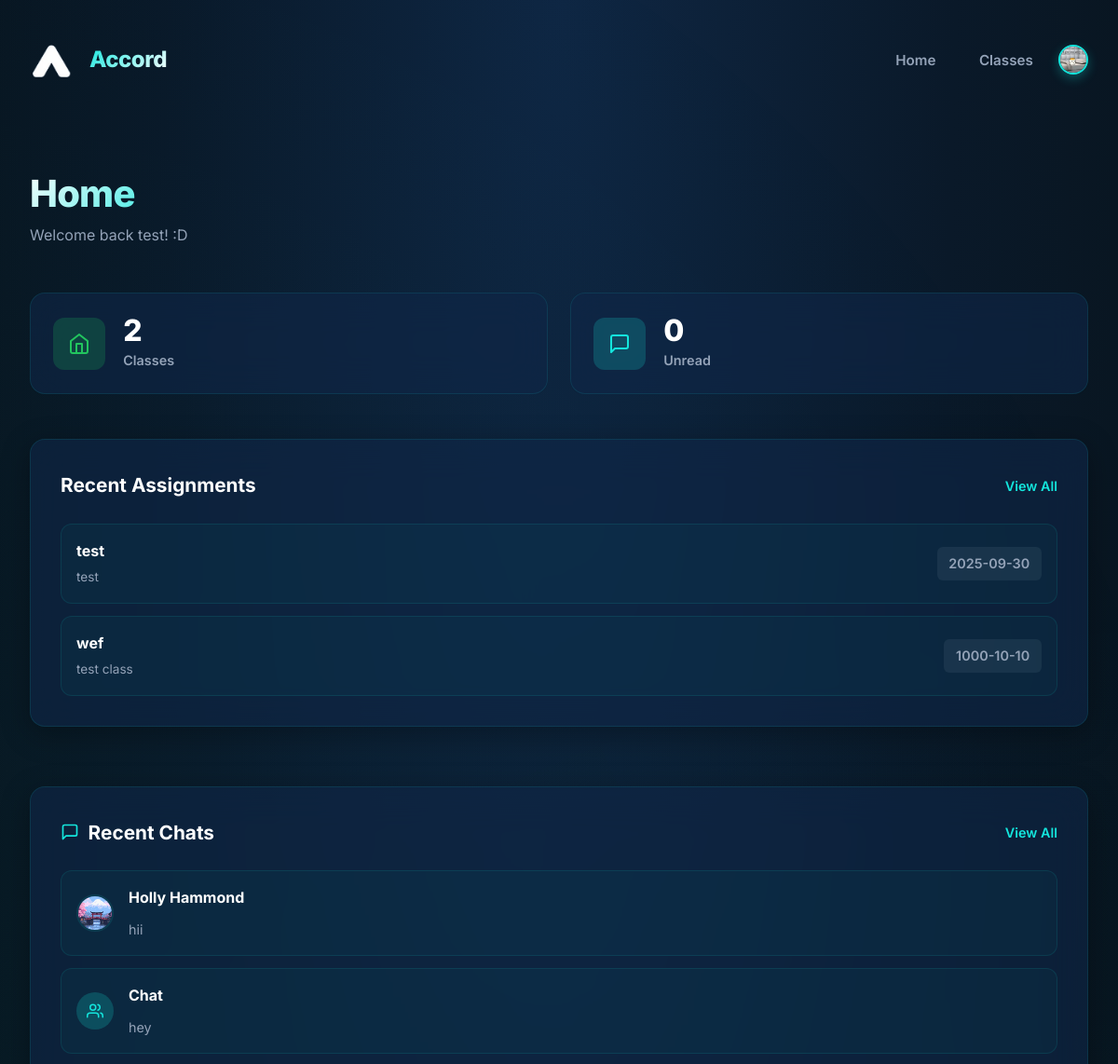
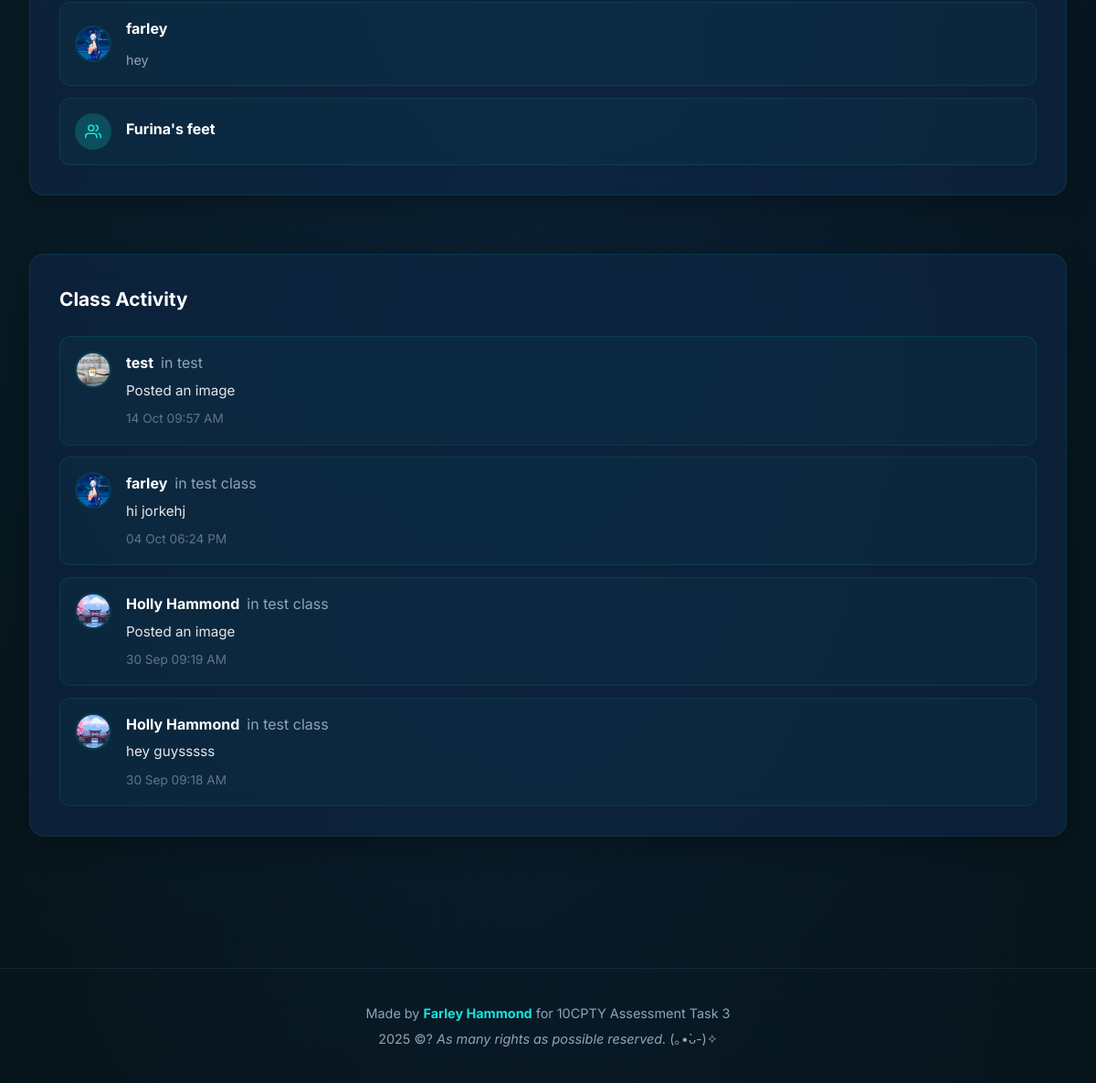
The app's page /dashboard (signed in) with its own data (2 pictures, top to bottom).
### tables this page shows
CREATE TABLE assignments (
        assignmentID INTEGER PRIMARY KEY AUTOINCREMENT,
        classID INTEGER NOT NULL,
        title TEXT NOT NULL,
        description TEXT,
        dueDate DATE NOT NULL,
        FOREIGN KEY (classID) REFERENCES classes(classID)
    );

CREATE TABLE classes (
        classID INTEGER PRIMARY KEY AUTOINCREMENT,
        className TEXT NOT NULL,
        code TEXT UNIQUE NOT NULL,
        teacherID INTEGER NOT NULL,
        description TEXT,
        FOREIGN KEY (teacherID) REFERENCES users(userID)
    );

CREATE TABLE dm_threads (
        threadID INTEGER PRIMARY KEY AUTOINCREMENT,
        isGroup INTEGER DEFAULT 0,
        threadName TEXT,
        createdBy INTEGER,
        createdAt DATETIME DEFAULT CURRENT_TIMESTAMP
    );

CREATE TABLE users (
        userID INTEGER PRIMARY KEY AUTOINCREMENT,
        name TEXT NOT NULL,
        email TEXT UNIQUE NOT NULL,
        password TEXT NOT NULL,
        role TEXT NOT NULL CHECK(role IN ('teacher','student')),
        avatar TEXT
    );

CREATE TABLE class_messages (
        messageID INTEGER PRIMARY KEY AUTOINCREMENT,
        classID INTEGER NOT NULL,
        senderID INTEGER NOT NULL,
        content TEXT,
        imageURL TEXT,
        timestamp DATETIME DEFAULT CURRENT_TIMESTAMP,
        FOREIGN KEY (classID) REFERENCES classes(classID),
        FOREIGN KEY (senderID) REFERENCES users(userID)
    );

### main.py (the view)
@app.route("/dashboard")
def dashboard():
    user = logged_in_user()
    if not user:
        flash("Please log in", "warning")
        return redirect(url_for("login"))
    classes = db.list_classes_for_user(user["id"], user["role"])
    if user["role"] == "student":
        upcoming_assignments = db.get_upcoming_assignments_for_student(user["id"], 10)
    else:
        upcoming_assignments = db.get_recent_assignments_for_teacher(user["id"], 10)
    recent_messages = db.get_threads_for_user(user["id"])
    class_messages = db.get_recent_class_messages_for_user(user["id"], user["role"], 10)
    return render_template("dashboard.html",
                          user=user,
                          classes=classes,
                          upcoming_assignments=upcoming_assignments,
                          recent_messages=recent_messages,
                          class_messages=class_messages)

### database_manager.py (called while the page is built)
def format_sydney_time(dt_string):
    if not dt_string:
        return ""
    try:
        utc_dt = datetime.strptime(dt_string, '%Y-%m-%d %H:%M:%S')
        utc_dt = pytz.utc.localize(utc_dt)
        sydney_dt = utc_dt.astimezone(SYDNEY_TZ)
        return sydney_dt.strftime('%d %b %I:%M %p')
    except:
        return dt_string

def get_connection():
    con = sql.connect(DB_PATH)
    con.execute("PRAGMA foreign_keys = ON;")
    return con

def list_classes_for_user(userID, role):
    con = get_connection()
    cur = con.cursor()
    if role == "teacher":
        cur.execute("SELECT * FROM classes WHERE teacherID = ?", (userID,))
    else:
        cur.execute("""
            SELECT c.* FROM classes c
            JOIN enrollments e ON c.classID = e.classID
            WHERE e.studentID = ?
        """, (userID,))
    classes = cur.fetchall()
    con.close()
    return classes

def get_thread_other_user_name(threadID, currentUserID):
    con = get_connection()
    cur = con.cursor()
    cur.execute("""
        SELECT u.name, u.avatar
        FROM dm_participants p
        JOIN users u ON p.userID = u.userID
        WHERE p.threadID = ? AND p.userID != ?
        LIMIT 1
    """, (threadID, currentUserID))
    result = cur.fetchone()
    con.close()
    return result if result else ("Unknown", None)

def get_unread_message_count(userID):
    con = get_connection()
    cur = con.cursor()
    cur.execute("""
        SELECT COUNT(*)
        FROM dm_messages m
        JOIN dm_participants p ON m.threadID = p.threadID
        WHERE p.userID = ?
        AND m.senderID != ?
        AND m.timestamp > COALESCE(p.lastRead, '1970-01-01')
    """, (userID, userID))
    count = cur.fetchone()[0]
    con.close()
    return count

def get_recent_assignments_for_teacher(teacherID, limit=10):
    con = get_connection()
    cur = con.cursor()
    cur.execute("""
        SELECT
            a.assignmentID,
            a.classID,
            a.title,
            a.description,
            a.dueDate,
            NULL,
            c.className,
            0,
            0
        FROM assignments a
        JOIN classes c ON a.classID = c.classID
        WHERE c.teacherID = ?
        ORDER BY a.dueDate DESC
        LIMIT ?
    """, (teacherID, limit))
    rows = cur.fetchall()
    con.close()
    return rows

### main.py (called while the page is built)
def logged_in_user():
    return session.get("user")

@app.template_filter('sydney_time')
def sydney_time_filter(dt_string):
    return db.format_sydney_time(dt_string)

### templates/dashboard.html (shortened to what this page needs)
{% extends "layout.html" %}
{% block content %}
<div class="page">
  <div class="page-header">
    <div>
      <h1>Home</h1>
      <p class="muted">Welcome back {{ user.name }}! :D</p>
    </div>
  </div>
  <div class="dashboard-grid">
    <div class="dashboard-stats">
      <div class="stat-card">
        <div class="stat-icon classes">
          <svg xmlns="http://www.w3.org/2000/svg" width="24" height="24" viewBox="0 0 24 24" fill="none" stroke="currentColor" stroke-width="2" stroke-linecap="round" stroke-linejoin="round"><path d="M3 9l9-7 9 7v11a2 2 0 0 1-2 2H5a2 2 0 0 1-2-2z"></path><polyline points="9 22 9 12 15 12 15 22"></polyline></svg>
        </div>
        <div class="stat-content">
          <div class="stat-value">{{ classes|length }}</div>
          <div class="stat-label">Classes</div>
        </div>
      </div>
      <div class="stat-card">
        <div class="stat-icon messages">
          <svg xmlns="http://www.w3.org/2000/svg" width="24" height="24" viewBox="0 0 24 24" fill="none" stroke="currentColor" stroke-width="2" stroke-linecap="round" stroke-linejoin="round"><path d="M21 15a2 2 0 0 1-2 2H7l-4 4V5a2 2 0 0 1 2-2h14a2 2 0 0 1 2 2z"></path></svg>
        </div>
        <div class="stat-content">
          <div class="stat-value">{{ unread_count }}</div>
          <div class="stat-label">Unread</div>
        </div>
      </div>
    </div>
    {% if upcoming_assignments %}
    <div class="card dashboard-card">
      <div class="card-header">
        <h3>
          {% if user.role == 'student' %}Upcoming Assignments{% else %}Recent Assignments{% endif %}
        </h3>
        <a href="{{ url_for('classes') }}" class="view-all">View All</a>
      </div>
      <div class="assignment-list">
        {% for a in upcoming_assignments[:5] %}
        <a href="{{ url_for('assignment_detail', assignment_id=a[0]) }}" class="assignment-item">
          <div class="assignment-info">
            <strong>{{ a[2] }}</strong>
            <span class="muted assignment-class">{{ a[6] }}</span>
          </div>
          <div class="assignment-due {% if a[7] %}overdue{% elif a[8] %}due-soon{% endif %}">
            {{ a[4] }}
          </div>
        </a>
        {% endfor %}
      </div>
    </div>
    {% endif %}
    {% if recent_messages %}
    <div class="card dashboard-card">
      <div class="card-header">
        <h3>
          <svg xmlns="http://www.w3.org/2000/svg" width="20" height="20" viewBox="0 0 24 24" fill="none" stroke="currentColor" stroke-width="2" stroke-linecap="round" stroke-linejoin="round"><path d="M21 15a2 2 0 0 1-2 2H7l-4 4V5a2 2 0 0 1 2-2h14a2 2 0 0 1 2 2z"></path></svg>
          Recent Chats
        </h3>
        <a href="{{ url_for('inbox') }}" class="view-all">View All</a>
      </div>
      <div class="message-list">
        {% for thread in recent_messages[:5] %}
        <a href="{{ url_for('dm_thread', thread_id=thread[0]) }}" class="message-item {% if thread[4] > 0 %}unread{% endif %}">
          <div class="message-avatar-container">
            {% if thread[1] %}
              <div class="message-group-icon">
              </div>
            {% else %}
              {% set other_user = get_other_user(thread[0], user.id) %}
              <img class="message-avatar-small" src="{{ other_user[1] or url_for('static', filename='images/default_avatar.png') }}" alt="Avatar" />
            {% endif %}
          </div>
          <div class="message-content">
            <div class="message-header-small">
              <strong>
                {% if thread[1] %}
                  {{ thread[2] or "Group Chat" }}
                {% else %}
                  {% set other_user = get_other_user(thread[0], user.id) %}
                  {{ other_user[0] if other_user else "Unknown" }}
                {% endif %}
              </strong>
            </div>
            {% if thread[6] %}
              <p class="message-preview">{{ thread[6][:50] }}{% if thread[6]|length > 50 %}...{% endif %}</p>
            {% endif %}
          </div>
        </a>
        {% endfor %}
      </div>
    </div>
    {% endif %}
    {% if class_messages %}
    <div class="card dashboard-card">
      <div class="card-header">
        <h3>
          Class Activity
        </h3>
      </div>
      <div class="activity-list">
        {% for msg in class_messages[:5] %}
        <div class="activity-item">
          <img class="activity-avatar" src="{{ msg[6] or url_for('static', filename='images/default_avatar.png') }}" alt="User" />
          <div class="activity-content">
            <div class="activity-header">
              <strong>{{ msg[5] }}</strong>
              <span class="muted">in {{ msg[8] }}</span>
            </div>
            <p class="activity-text">{{ msg[3][:80] if msg[3] else 'Posted an image' }}{% if msg[3] and msg[3]|length > 80 %}...{% endif %}</p>
            <span class="activity-time">{{ msg[4]|sydney_time }}</span>
          </div>
        </div>
        {% endfor %}
      </div>
    </div>
    {% endif %}
{% endblock %}

### records on screen
assignments: title "test", className "test", dueDate "2025-09-30"
assignments: title "wef", className "test class", dueDate "1000-10-10"
dm_threads: avatar (picture), thread "hii"
users: name "Holly Hammond"
dm_threads: isGroup 1 (drawn), threadName "Chat", thread "hey"
dm_threads: avatar (picture), thread "hey"
users: name "farley"
dm_threads: isGroup 1 (drawn), threadName "Furina's feet"
class_messages: avatar (picture), name "test", className "test", content "Posted an image", timestamp "14 Oct 09:57 AM"
class_messages: avatar (picture), name "farley", className "test class", content "hi jorkehj", timestamp "04 Oct 06:24 PM"
class_messages: avatar (picture), name "Holly Hammond", className "test class", content "Posted an image", timestamp "30 Sep 09:19 AM"
class_messages: avatar (picture), name "Holly Hammond", className "test class", content "hey guysssss", timestamp "30 Sep 09:18 AM"

### other values on screen
{{ user.name }} "test"
{{ classes|length }} "2"
{{ unread_count }} "0"
{{ now.year }} "2025"
